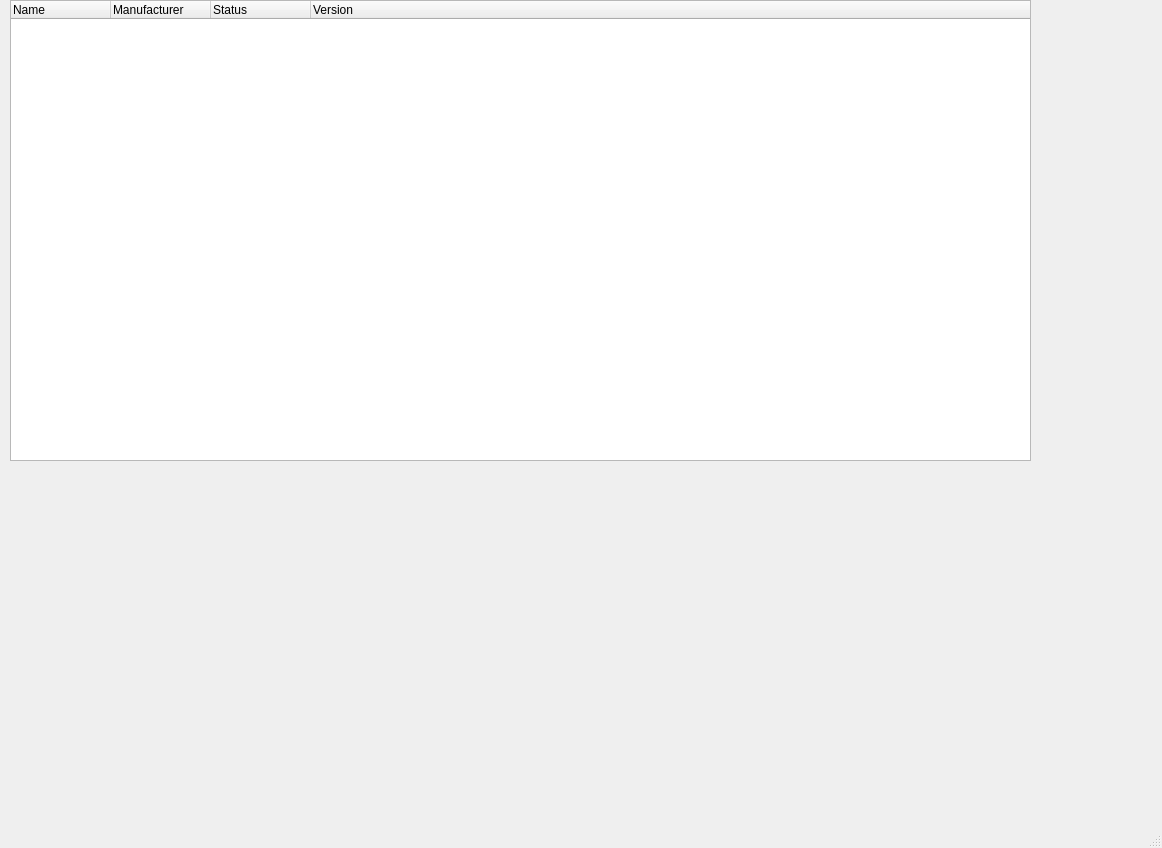
<?xml version="1.0" encoding="UTF-8"?>
<ui version="4.0">
 <class>MainWindow</class>
 <widget class="QMainWindow" name="MainWindow">
  <property name="geometry">
   <rect>
    <x>0</x>
    <y>0</y>
    <width>1162</width>
    <height>848</height>
   </rect>
  </property>
  <property name="windowTitle">
   <string>MainWindow</string>
  </property>
  <widget class="QWidget" name="centralwidget">
   <widget class="QTreeWidget" name="treeDrivers">
    <property name="geometry">
     <rect>
      <x>10</x>
      <y>0</y>
      <width>1021</width>
      <height>461</height>
     </rect>
    </property>
    <column>
     <property name="text">
      <string>Name</string>
     </property>
    </column>
    <column>
     <property name="text">
      <string>Manufacturer</string>
     </property>
    </column>
    <column>
     <property name="text">
      <string>Status</string>
     </property>
    </column>
    <column>
     <property name="text">
      <string>Version</string>
     </property>
    </column>
    <column>
     <property name="text">
      <string/>
     </property>
    </column>
   </widget>
  </widget>
  <widget class="QMenuBar" name="menubar">
   <property name="geometry">
    <rect>
     <x>0</x>
     <y>0</y>
     <width>1162</width>
     <height>21</height>
    </rect>
   </property>
  </widget>
  <widget class="QStatusBar" name="statusbar"/>
 </widget>
 <resources/>
 <connections/>
</ui>
